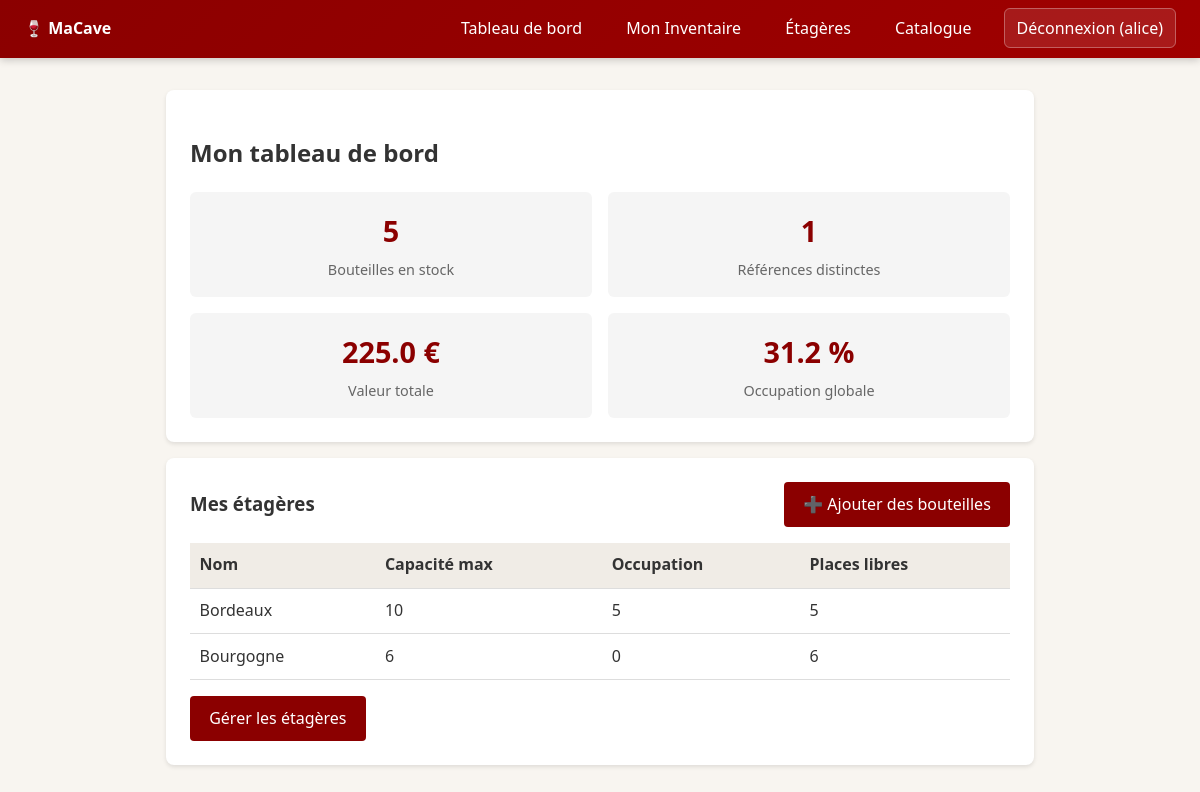
The app's page /cave/dashboard (signed in) with its own data.
### tables this page shows
CREATE TABLE utilisateurs (
    id INTEGER PRIMARY KEY AUTOINCREMENT,
    username TEXT NOT NULL UNIQUE,
    email TEXT NOT NULL UNIQUE,
    password_hash TEXT NOT NULL
);

CREATE TABLE etageres (
    id INTEGER PRIMARY KEY AUTOINCREMENT,
    cave_id INTEGER NOT NULL,
    nom TEXT NOT NULL,
    capacite_max INTEGER NOT NULL DEFAULT 0,
    UNIQUE (cave_id, nom),
    FOREIGN KEY (cave_id) REFERENCES caves(id) ON DELETE CASCADE
);

### src/macave/routes/cave_routes.py (the view)
@bp.route("/dashboard")
def dashboard():
    cave_id = _get_cave_id()
    if cave_id is None:
        flash("Aucune cave trouvée.", "warning")
        return redirect(url_for("auth.login"))
    stats = stock_service.get_cave_stats(cave_id, g.db)
    etageres = stock_service.get_etageres_by_cave(cave_id, g.db)
    for e in etageres:
        occ = g.db.execute(
            "SELECT COUNT(*) as cnt FROM bouteilles WHERE etagere_id = ? AND statut = 'en_stock'",
            (e.id,),
        ).fetchone()["cnt"]
        e._occupation = occ
    return render_template(
        "cave/dashboard.html", stats=stats, etageres=etageres
    )

### src/macave/db.py (called while the page is built)
    def __enter__(self) -> sqlite3.Connection:
        self._connection = sqlite3.connect(self.db_path)
        self._connection.row_factory = sqlite3.Row
        self._connection.execute("PRAGMA foreign_keys = ON")
        return self._connection

### src/macave/routes/cave_routes.py (called while the page is built)
def _get_cave_id() -> int | None:
    if g.user is None:
        return None
    row = g.db.execute(
        "SELECT id FROM caves WHERE utilisateur_id = ?", (g.user.id,)
    ).fetchone()
    return row["id"] if row else None

### src/macave/services/auth_service.py (called while the page is built)
def get_user_by_id(user_id: int, conn: sqlite3.Connection) -> Utilisateur | None:
    row = conn.execute(
        "SELECT id, username, email, password_hash FROM utilisateurs WHERE id = ?",
        (user_id,),
    ).fetchone()
    if row is None:
        return None
    return Utilisateur(
        id=row["id"],
        username=row["username"],
        email=row["email"],
        password_hash=row["password_hash"],
    )

### src/macave/services/stock_service.py (called while the page is built)
def get_etageres_by_cave(cave_id: int, conn: sqlite3.Connection) -> list[Etagere]:
    rows = conn.execute(
        "SELECT id, nom, capacite_max FROM etageres WHERE cave_id = ?",
        (cave_id,),
    ).fetchall()
    return [Etagere(id=r["id"], nom=r["nom"], capacite_max=r["capacite_max"]) for r in rows]

### src/macave/templates/cave/dashboard.html (shortened to what this page needs)
{% extends 'base.html' %}
{% block content %}
<div class="card">
  <h2>Mon tableau de bord</h2>
  <div class="grid-2" style="margin-top: 1rem;">
    <div class="stat-box">
      <div class="value">{{ stats.nb_bouteilles }}</div>
      <div class="label">Bouteilles en stock</div>
    </div>
    <div class="stat-box">
      <div class="value">{{ stats.nb_references }}</div>
      <div class="label">Références distinctes</div>
    </div>
    <div class="stat-box">
      <div class="value">{{ stats.valeur_totale }} €</div>
      <div class="label">Valeur totale</div>
    </div>
    <div class="stat-box">
      <div class="value">
        {% if stats.occupation_globale is not none %}
          {{ "%.1f"|format(stats.occupation_globale) }} %
        {% else %}
          —
        {% endif %}
      </div>
      <div class="label">Occupation globale</div>
    </div>
  </div>
</div>
<div class="card">
  <div class="header-with-action">
    <h3>Mes étagères</h3>
    <a href="{{ url_for('cave.ajouter_bouteilles') }}" class="btn">➕ Ajouter des bouteilles</a>
  </div>
  {% if etageres %}
    <table>
      <thead>
        <tr><th>Nom</th><th>Capacité max</th><th>Occupation</th><th>Places libres</th></tr>
      </thead>
      <tbody>
        {% for e in etageres %}
        <tr>
          <td>{{ e.nom }}</td>
          <td>{{ e.capacite_max }}</td>
          <td>{{ e._occupation }}</td>
          <td>{{ e.capacite_max - e._occupation }}</td>
        </tr>
        {% endfor %}
      </tbody>
    </table>
    <div style="margin-top: 1rem;">
      <a href="{{ url_for('cave.etageres') }}" class="btn">Gérer les étagères</a>
    </div>
  {% else %}
    <p>Aucune étagère. <a href="{{ url_for('cave.etageres') }}">En créer une</a>.</p>
  {% endif %}
</div>
{% endblock %}

### src/macave/templates/base.html (shortened to what this page needs)
<!doctype html>
<html lang="fr">
<head>
</head>
<body>
  <nav>
    <div><strong>🍷 MaCave</strong></div>
    <div>
      {% if g.user %}
        <a href="{{ url_for('cave.dashboard') }}">Tableau de bord</a>
        <a href="{{ url_for('inventaire.index') }}">Mon Inventaire</a>
        <a href="{{ url_for('cave.etageres') }}">Étagères</a>
        <a href="{{ url_for('catalogue.vins') }}">Catalogue</a>
        <a href="{{ url_for('auth.logout') }}" class="btn-logout">Déconnexion ({{ g.user.username }})</a>
      {% else %}
        <a href="{{ url_for('auth.register') }}">Inscription</a>
        <a href="{{ url_for('auth.login') }}">Connexion</a>
      {% endif %}
    </div>
  </nav>
  <div class="container">
    {% block content %}{% endblock %}
  </div>
</body>
</html>

### src/macave/templates/base.html (style rules this page uses)
:root { --primary: #8B0000; --bg: #f8f5f0; --card: #fff; --text: #333; --border: #ddd; --success: #2e7d32; --danger: #c62828; --warning: #f9a825; --info: #1565c0; }
* { box-sizing: border-box; }
body { margin: 0; font-family: 'Segoe UI', system-ui, -apple-system, sans-serif; background: var(--bg); color: var(--text); line-height: 1.6; }
nav { background: linear-gradient(135deg, var(--primary), #a00000); color: white; padding: 1rem 1.5rem; display: flex; justify-content: space-between; align-items: center; box-shadow: 0 2px 8px rgba(0,0,0,0.2); position: sticky; top: 0; z-index: 100; }
nav a { color: white; text-decoration: none; margin-left: 1rem; padding: 0.5rem 0.75rem; border-radius: 6px; transition: background 0.2s; }
nav .btn-logout { background: rgba(255,255,255,0.1); border: 1px solid rgba(255,255,255,0.3); }
.container { max-width: 900px; margin: 2rem auto; padding: 0 1rem; }
.card { background: var(--card); border-radius: 8px; box-shadow: 0 2px 4px rgba(0,0,0,0.1); padding: 1.5rem; margin-bottom: 1rem; }
button, .btn { display: inline-block; background: var(--primary); color: white; border: none; padding: 0.6rem 1.2rem; border-radius: 4px; cursor: pointer; text-decoration: none; font-size: 1rem; }
table { width: 100%; border-collapse: collapse; margin-top: 1rem; }
th, td { text-align: left; padding: 0.6rem; border-bottom: 1px solid var(--border); }
th { background: #f0ece6; }
.grid-2 { display: grid; grid-template-columns: 1fr 1fr; gap: 1rem; }
.stat-box { text-align: center; padding: 1rem; background: #f5f5f5; border-radius: 6px; }
.stat-box .value { font-size: 1.8rem; font-weight: bold; color: var(--primary); }
.stat-box .label { font-size: 0.9rem; color: #666; margin-top: 0.25rem; }

### src/macave/templates/cave/dashboard.html (style rules this page uses)
.header-with-action { display: flex; justify-content: space-between; align-items: center; flex-wrap: wrap; gap: 1rem; margin-bottom: 1rem; }
.header-with-action h3 { margin: 0; }

### records on screen
utilisateurs: user.username "alice"
etageres: nom "Bordeaux", capacite_max "10", _occupation "5", e.capacite_max-e._occupation "5"
etageres: nom "Bourgogne", capacite_max "6", _occupation "0", e.capacite_max-e._occupation "6"

### other values on screen
{{ stats.nb_bouteilles }} "5"
{{ stats.nb_references }} "1"
{{ stats.valeur_totale }} "225.0"
{{ "%.1f"|format(stats.occupation_globale) }} "31.2"
